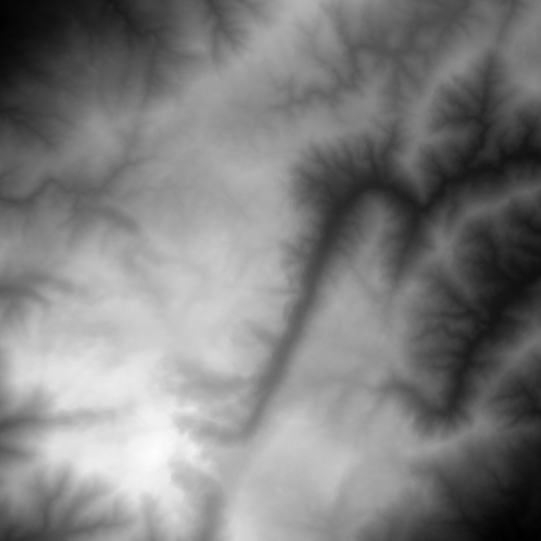
#> input picture Terrain.png, 1081 x 1081 px (shown at 1/2 size)
$ python main.py   (older library calls are emulated)
#> lines starting #> are read from the running program, lines starting #| are printed output that depends on the picture
### Simulator.py
import numpy as np
import time
import matplotlib
matplotlib.use("TkAgg")
import matplotlib.pyplot as plt
from matplotlib.colors import ListedColormap
from matplotlib.animation import FuncAnimation
from pylab import *
import copy
from datetime import timedelta

class Simulator:
    def __init__ (self, nx, ny, nt, dt=0.1, T=None,
                                            F=None,
                                            H=None,
                                            A=None,
                                            W=(0,0),
                                            Tcrit=100,
                                            burningRate=2,
                                            heatContent=10,
                                            planarDiffusivity=2,
                                            atmosphericDiffusivity=0.1,
                                            slopeContribution=1):
        self.nx = nx
        self.ny = ny
        self.nt = nt
        self.dt = dt
        if T is None:
            self.T = np.zeros((nx,ny))
        else:
            self.T = T
        if F is None:
            self.F = np.full((nx,ny),500.0)
        else:
            self.F = F
        if A is None:
            self.A = np.zeros((nx,ny))
        else:
            self.A = A
        if H is None:
            self.H = np.zeros((nx,ny))
        else:
            self.H = H

        self.initT = self.T.copy()
        self.initF = self.F.copy()
        self.initH = self.H.copy()

        self.oldF = np.zeros_like(self.F)
        self.oldT = np.zeros_like(self.T)
        self.oldH = np.zeros_like(self.H)

        self.W = np.zeros(shape=(nx,ny,2))
        self.W[:,:,0] = W[0]
        self.W[:,:,1] = W[1]
        self.Tcrit = Tcrit
        self.burningRate = burningRate
        self.heatContent = heatContent
        self.planarDiffusivity = planarDiffusivity
        self.atmosphericDiffusivity = atmosphericDiffusivity
        self.slopeContribution = slopeContribution

    def _Step(self):
        newT = np.zeros_like(self.T)
        newF = np.zeros_like(self.F)
        newH = np.zeros_like(self.H)
        newT[1:-1,1:-1] = (self.T[1:-1,1:-1] + self.dt*(self.planarDiffusivity*(self.T[2:,1:-1]*(1-self.W[1:-1,1:-1,0]-self.slopeContribution*(self.A[2:,1:-1]-self.A[1:-1,1:-1])) - 2*self.T[1:-1,1:-1] + self.T[:-2,1:-1]*(1+self.W[1:-1,1:-1,0]-self.slopeContribution*(self.A[:-2,1:-1]-self.A[1:-1,1:-1])))
                                                      + self.planarDiffusivity*(self.T[1:-1,2:]*(1-self.W[1:-1,1:-1,1]-self.slopeContribution*(self.A[1:-1,2:]-self.A[1:-1,1:-1])) - 2*self.T[1:-1,1:-1] + self.T[1:-1,:-2]*(1+self.W[1:-1,1:-1,1]-self.slopeContribution*(self.A[1:-1,:-2]-self.A[1:-1,1:-1])))
                                                      - self.atmosphericDiffusivity*self.T[1:-1,1:-1]
                                                      + self.H[1:-1,1:-1])) # Heavily modified heat equation solved here
        Hot = self.T > self.Tcrit       # Check where T is above Tcrit and store it in the boolean vector Hot
        newF[:,:] = self.F              # Copy the last F field state

        deltaF = self.dt * self.F[Hot] * self.burningRate * (self.T[Hot] - self.Tcrit) / self.T[Hot]

        newF[Hot] -= deltaF     # Burn F if Hot
        newF[Hot] = np.maximum(newF[Hot], 0)      # Make sure F is always non-negative

        newH[Hot] = deltaF * self.heatContent # Increase value in the H field if Hot
        newH[np.logical_not(Hot)] = 0   # Carry on if not Hot

        self.oldT[:,:], self.T[:,:] = self.T, newT
        self.oldF[:,:], self.F[:,:] = self.F, newF
        self.oldH[:,:], self.H[:,:] = self.H, newH

    def Run(self, animStep=100,verbose=1,
                               Tclim=None,
                               Hclim=None,
                               Fclim=None):
        if animStep != 0:
            self._BeginAnimation(Tclim=Tclim,
                                 Hclim=Hclim,
                                 Fclim=Fclim)
        self.burning = []

        begin = time.time()
        for t in range(self.nt-1):
            self._Step()

            if animStep != 0 and t%animStep == 0:
                self._UpdateAnimation(t)

            self.burning.append(np.sum(self.oldF) - np.sum(self.F))

            if self.burning[-1] == 0 and t != 0:
                break

        self.tFinal = t
        if verbose:
            print('Simulation took {} seconds.'.format(time.time() - begin))
        if animStep != 0:
            plt.close(self.fig)

    def _BeginAnimation(self, Tclim=None,
                              Hclim=None,
                              Fclim=None):
        if Tclim==None:
            Tclim = (0, self.Tcrit*2)
        if Hclim==None:
            Hclim = (0, 200*self.burningRate*self.heatContent*self.dt)
        if Fclim==None:
            Fclim=(0, 1000)

        self.fig = plt.figure(figsize=(15, 4))
        get_current_fig_manager().window.wm_geometry("+0+0")

        ax1 = self.fig.add_subplot(131)
        ax1.set_title('Temperature')
        plt.xlabel('x')
        plt.ylabel('y')
        plt.imshow(self.A.T, cmap='Greys_r', origin='lower')
        cmap = cm.get_cmap('viridis')
        Tcmap = cmap(np.arange(cmap.N))
        Tcmap[:,-1] = np.append(np.linspace(0,1,cmap.N//4),np.ones(cmap.N-cmap.N//4))
        Tcmap = ListedColormap(Tcmap)
        self.TeImg = plt.imshow(self.T.T, cmap=Tcmap, origin='lower')
        plt.colorbar(self.TeImg)
        ax1.set_autoscale_on(True)
        plt.clim(Tclim)

        ax2 = self.fig.add_subplot(132)
        ax2.set_title('Fuel')
        plt.xlabel('x')
        plt.ylabel('y')
        plt.imshow(self.A.T, cmap='Greys_r', origin='lower')
        cmap = cm.get_cmap('copper')
        Fcmap = cmap(np.arange(cmap.N))
        Fcmap[:,-1] = np.linspace(0,1,cmap.N)
        Fcmap = ListedColormap(Fcmap)
        self.FuImg = plt.imshow(self.F.T, cmap=Fcmap, origin='lower')
        plt.colorbar(self.FuImg)
        plt.clim(Fclim)
        self.fig.show()

        ax3 = self.fig.add_subplot(133)
        ax3.set_title('Heat')
        plt.xlabel('x')
        plt.ylabel('y')
        plt.imshow(self.A.T, cmap='Greys_r', origin='lower')
        cmap = cm.get_cmap('inferno')
        Hcmap = cmap(np.arange(cmap.N))
        Hcmap[:,-1] = np.append(np.linspace(0,1,cmap.N//4),np.ones(cmap.N-cmap.N//4))
        Hcmap = ListedColormap(Hcmap)
        self.HImg = plt.imshow(self.H.T,cmap=Hcmap,origin='lower')
        plt.colorbar(self.HImg)
        plt.clim(Hclim)
        self.fig.show()

    def _UpdateAnimation(self, t=''):
        print(t,end='\r')
        self.TeImg.set_data(self.T.T)
        self.FuImg.set_data(self.F.T)
        self.HImg.set_data(self.H.T)
        self.fig.canvas.draw()
        plt.pause(1e-20)

    def Metrics(self):
        metrics = {}
        metrics['totalBurnt'] = (np.sum(self.initF) - np.sum(self.F)) / np.sum(self.initF)
        metrics['burntStep'] = np.array(self.burning)
        metrics['burning'] = (self.burning[-1] != 0)
        metrics['elapsedTime'] = self.tFinal

        if metrics['burning']:
            fitSize = len(metrics['burntStep'])
            fitRange = fitSize // 2
            m, b = np.polyfit(np.arange(fitSize-fitRange, fitSize), metrics['burntStep'][-fitRange:], deg=1)
            metrics['burnRate'] = (m, b)
        else:
            metrics['burnRate'] = None

        return metrics

    # [158 lines left out: function CreateGIF, not called in this run]

### main.py
from Simulator import Simulator
import numpy as np
from scipy import misc
import matplotlib.pyplot as plt

A = misc.imread('Terrain.png')[200:400,200:400].T
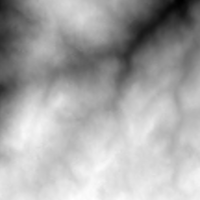
#> A: shape (200, 200) uint16; min 25539, max 40491, mean 35409; drawn with min black and max white
A = A/np.max(A)
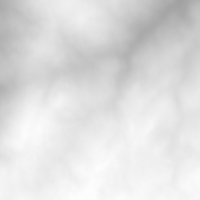
#> A: shape (200, 200) float64; min 0.631, max 1, mean 0.874
A = np.zeros((50,50))
nx=A.shape[0];ny=A.shape[0];nt=100000;                         # Fundamental simulation parameters
T = np.zeros((nx,ny))                                    # Initialize T field
#T[int(nx/2):int(nx/2+2),int(ny/2):int(ny/2+3)] = 1000      # Increase temperature in the middle of the grid
T[nx//2, ny//2] = 1000
F = np.random.normal(loc=500, scale=0, size=(nx,ny))
F = np.maximum(F, 0)

# [15 lines of commented-out code are left out]
sim = Simulator(nx,ny,nt,T=T.copy(),A=A.copy(),F=F.copy(),dt=0.1,
                Tcrit=100,
                burningRate=0.02,
                heatContent=90,
                planarDiffusivity=0.1,
                atmosphericDiffusivity=0.01,
                slopeContribution=1)        # Initialize fields and parameters
sim.Run(animStep=100)                                   # Perform the simulation
#> in _BeginAnimation, `self.fig.show()`:
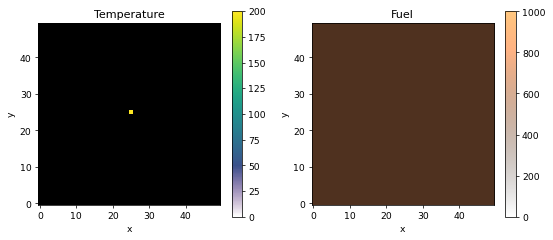
#> figure drawn by matplotlib, 4 panels
#> in _BeginAnimation, `self.fig.show()`:
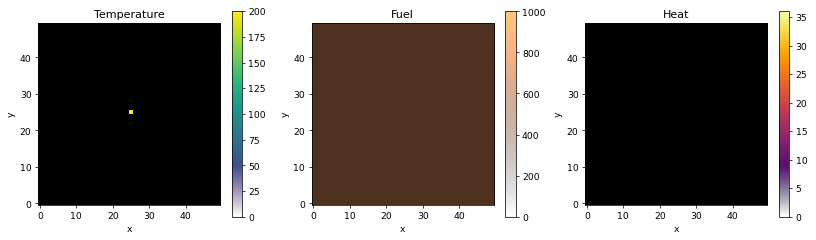
#> figure drawn by matplotlib, 6 panels
#> in Run, `plt.close(self.fig)`:
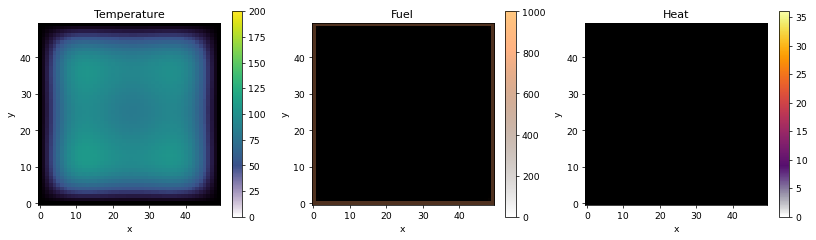
#> figure drawn by matplotlib, 6 panels

#resultados[i] = sim.Metrics()['elapsedTime']

print(sim.Metrics()['totalBurnt'])
print(sim.Metrics()['burntStep'])

print(np.sum(sim.H[nx//2,] > 0)//2)
#plt.show()

#plt.plot(alphas, resultados, '-o')
#plt.show()
